Frame 1 (no input): blank canvas, image omitted
Frame 60 (no input): blank canvas, image omitted
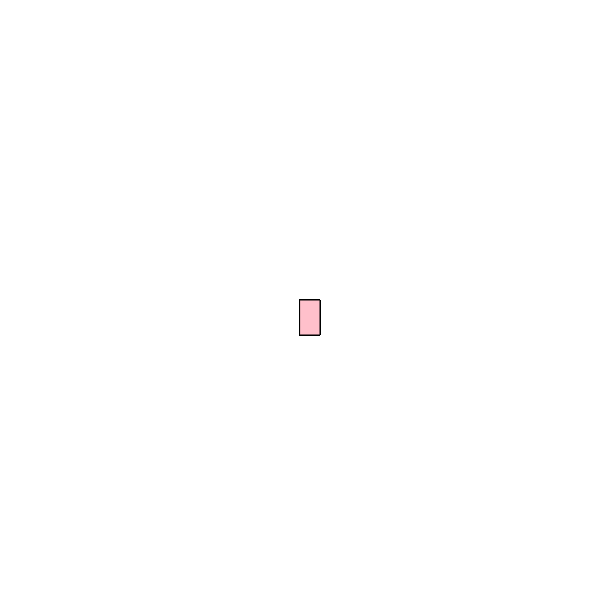
Frame 120 (the mouse pressed at the canvas centre since frame 60)

The p5.js sketch whose frames 1 and 60 were blank and that drew this single picture after the mouse press (run headless with seeded random() and noise() and a simulated clock; from frame 60 on, the mouse is pressed at the canvas centre):

// p5.js sketch
// ── sketch.js
function setup() {
    createCanvas(600, 600);
     background("white");
  }
  
  function draw(){ 
   
    
  stroke("black");
    fill("pink");
   
    //console.log(mouseIsPressed);
    if(mouseIsPressed){
     rect(mouseX , mouseY , 20 , 35);
   
    }
    
  
  }
